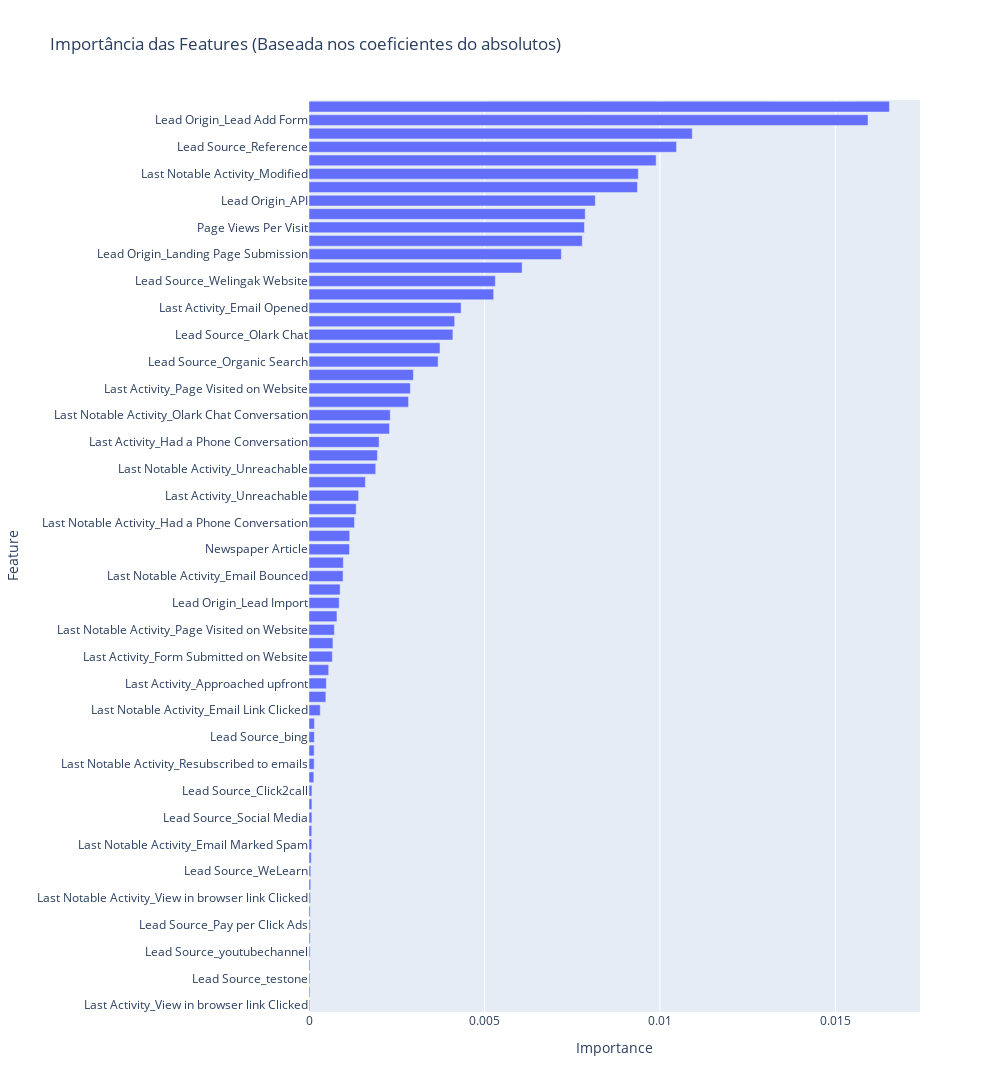

The code cell stored with this chart in its notebook:
### Code cell
# Plotar o grafico de importâncias

fig = px.bar(df_feature_importances, x='Importance', y='Feature', orientation='h', title='Importância das Features (Baseada nos coeficientes do absolutos)')
fig.update_layout(height=1280, width=1000, yaxis={'categoryorder': 'total ascending'} )

fig.show()

### Figure 1 — Plotly figure (JSON) as saved in the notebook; plotly's stock layout.template omitted (floating-point values rounded to 4 significant figures)
{"data": [{"hovertemplate": "Importance=%{x}<br>Feature=%{y}<extra></extra>", "legendgroup": "", "marker": {"color": "#636efa", "pattern": {"shape": ""}}, "name": "", "orientation": "h", "showlegend": false, "textposition": "auto", "type": "bar", "x": [2.3e-05, 2.589e-05, 2.773e-05, 2.906e-05, 3.191e-05, 3.318e-05, 3.323e-05, 3.362e-05, 3.944e-05, 4.93e-05, 5.049e-05, 6.437e-05, 7.83e-05, 7.83e-05, 8.28e-05, 8.327e-05, 8.39e-05, 0.0001374, 0.0001474, 0.0001474, 0.0001522, 0.000155, 0.0003206, 0.0004802, 0.0004941, 0.00056, 0.0006641, 0.000682, 0.0007233, 0.0007963, 0.0008603, 0.0008873, 0.0009711, 0.0009784, 0.001153, 0.00116, 0.001297, 0.001346, 0.001415, 0.001607, 0.001901, 0.00195, 0.001997, 0.002294, 0.002315, 0.002836, 0.002888, 0.002976, 0.003679, 0.003734, 0.0041, 0.00415, 0.004334, 0.005262, 0.005309, 0.006073, 0.007191, 0.007786, 0.007849, 0.00787, 0.008158, 0.00936, 0.009382, 0.009892, 0.01047, 0.01092, 0.01593, 0.01654], "xaxis": "x", "y": ["Last Activity_View in browser link Clicked", "Lead Source_Live Chat", "Lead Source_testone", "Last Activity_Visited Booth in Tradeshow", "Lead Source_youtubechannel", "Last Notable Activity_Form Submitted on Website", "Lead Source_Pay per Click Ads", "Lead Source_welearnblog_Home", "Last Notable Activity_View in browser link Clicked", "Lead Source_NC_EDM", "Lead Source_WeLearn", "Last Notable Activity_Approached upfront", "Last Notable Activity_Email Marked Spam", "Last Activity_Email Marked Spam", "Lead Source_Social Media", "Last Notable Activity_Email Received", "Lead Source_Click2call", "Lead Source_blog", "Last Notable Activity_Resubscribed to emails", "Last Activity_Resubscribed to emails", "Lead Source_bing", "Last Activity_Email Received", "Last Notable Activity_Email Link Clicked", "Digital Advertisement", "Last Activity_Approached upfront", "Last Notable Activity_Unsubscribed", "Last Activity_Form Submitted on Website", "Last Activity_Unsubscribed", "Last Notable Activity_Page Visited on Website", "Last Activity_Email Link Clicked", "Lead Origin_Lead Import", "Search", "Last Notable Activity_Email Bounced", "Lead Source_Facebook", "Newspaper Article", "Through Recommendations", "Last Notable Activity_Had a Phone Conversation", "Lead Source_Referral Sites", "Last Activity_Unreachable", "Newspaper", "Last Notable Activity_Unreachable", "X Education Forums", "Last Activity_Had a Phone Conversation", "Do Not Call", "Last Notable Activity_Olark Chat Conversation", "Last Activity_Email Bounced", "Last Activity_Page Visited on Website", "Last Notable Activity_Email Opened", "Lead Source_Organic Search", "Lead Source_Google", "Lead Source_Olark Chat", "Last Activity_Converted to Lead", "Last Activity_Email Opened", "TotalVisits", "Lead Source_Welingak Website", "Lead Source_Direct Traffic", "Lead Origin_Landing Page Submission", "A free copy of Mastering The Interview", "Page Views Per Visit", "Do Not Email", "Lead Origin_API", "Last Activity_Olark Chat Conversation", "Last Notable Activity_Modified", "Last Notable Activity_SMS Sent", "Lead Source_Reference", "Last Activity_SMS Sent", "Lead Origin_Lead Add Form", "Total Time Spent on Website"], "yaxis": "y"}], "layout": {"barmode": "relative", "height": 1280, "legend": {"tracegroupgap": 0}, "title": {"text": "Importância das Features (Baseada nos coeficientes do absolutos)"}, "width": 1000, "xaxis": {"anchor": "y", "domain": [0, 1], "title": {"text": "Importance"}}, "yaxis": {"anchor": "x", "categoryorder": "total ascending", "domain": [0, 1], "title": {"text": "Feature"}}}}
